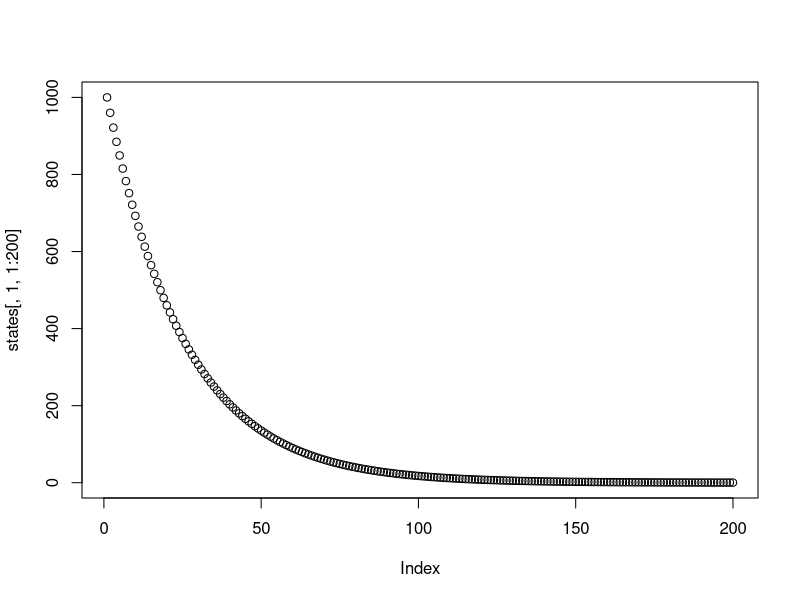

This chart was generated by the following R code:
###

diss_prob_non <- 0.01
diss_prob_chb <- 0.001
n2c_prob <- 0.03

n <- 1000
timesteps <- 5e3

states <- array(NA, dim=c(1, 3, timesteps+1))
states[,,1] <- matrix(c(n, 0, 0), nrow=1) ## Number of rels that are noncohab (N), cohbab (C), or terminated (T)

transmat <- matrix(c(
  1-diss_prob_non-n2c_prob, n2c_prob, diss_prob_non,
  0, 1-diss_prob_chb, diss_prob_chb,
  0,0, 1
), 3, 3, byrow=TRUE)

for (i in 2:(timesteps+1)) states[,,i] <- states[,,i-1] %*% transmat

plot(states[,1,1:200])
